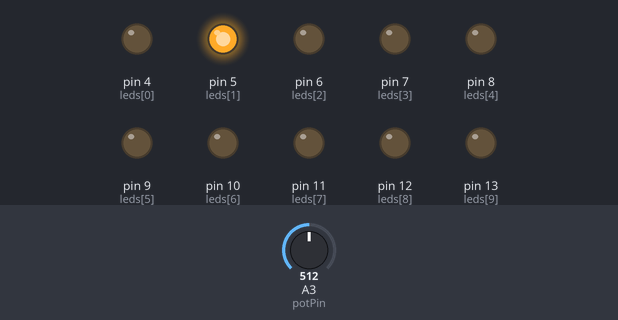
Bench run of a sketch on a simulated Arduino Uno, built with avr-gcc and run on an emulated ATmega328P. Parts: output pins drawn as LEDs (lit = HIGH). Dashed ring = blinking. The test bench sets the inputs (shaded band); at power-on: A3 (potPin) = 512. What the sketch prints to the serial monitor is not drawn.

Above: at 1.2 s.
1.3 s: A3 (potPin) set to 122
At 2.11 s:
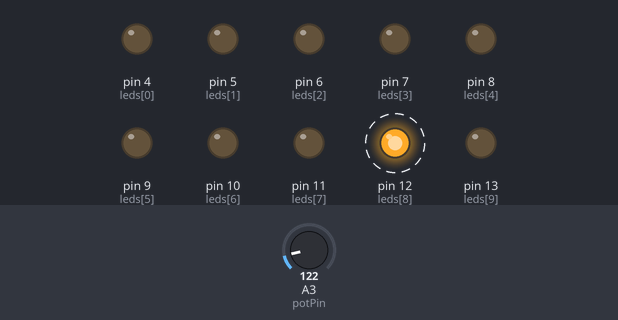
4.3 s: A3 (potPin) set to 0
At 4.34 s:
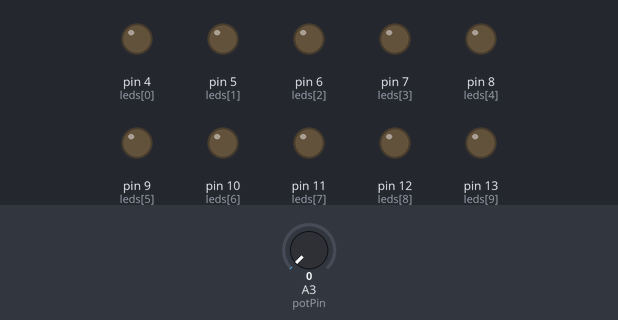
7.3 s: A3 (potPin) set to 3
At 7.69 s:
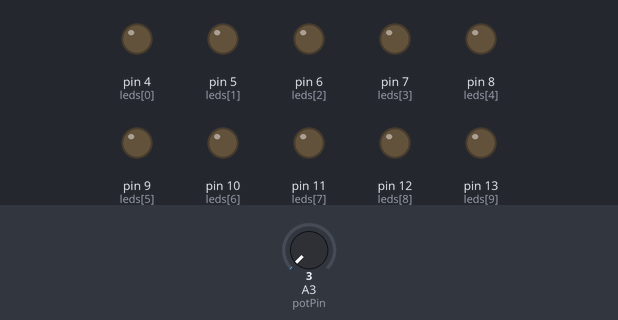
10.3 s: A3 (potPin) set to 20
At 10.75 s:
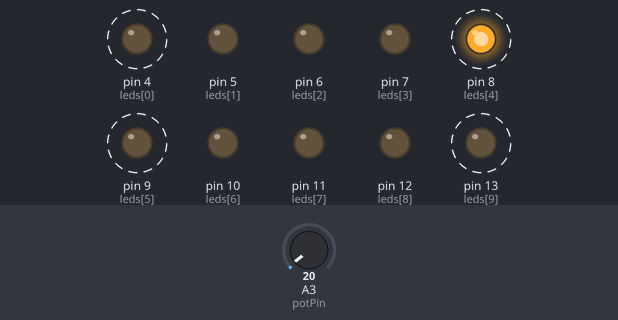
Timing chart, 0 to 14.3 s (numbered marks = the images above; inputs shaded):
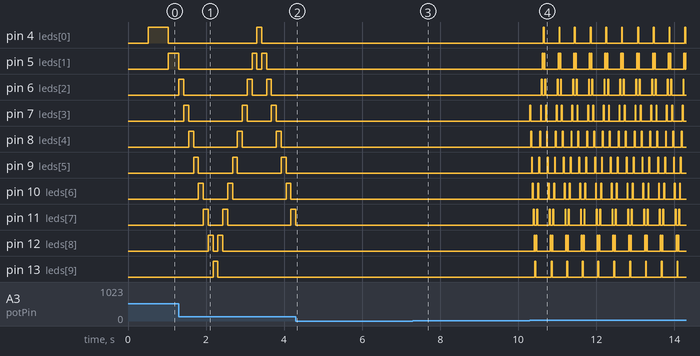

The sketch:

light-effects.ino
```cpp
byte leds[] = {4,5,6,7,8,9,10,11,12,13};
int ledDelay;
int direction = 1;
int currentLed = 0;
int potPin = 3;
unsigned long timeChange;

void setup(){
  for(int x = 0; x < 10; x++){
    pinMode(leds[x],OUTPUT);
  }
  timeChange = millis();
  Serial.begin(9600);
}

void loop(){
  ledDelay = analogRead(potPin);
  Serial.println(analogRead(potPin));

  if((millis() - timeChange) > ledDelay){
    ledChange();
    timeChange = millis();
  }
}

void ledChange(){
  for(int x = 0; x < 10; x++){
    digitalWrite(leds[x], LOW);
  }

  digitalWrite(leds[currentLed],HIGH);
  currentLed += direction;
  if(currentLed == 9){ direction = -1;}
  if(currentLed == 0){ direction = 1;}
}
```

Measured:
- after the input at 1.3 s, pin 4 (leds[0]): LOW → HIGH after 2.0 s, → LOW 0.12 s later; pin 12 (leds[8]): alternates HIGH for 0.12 s and LOW for 0.12 s, 4 changes in all, then stays LOW, starting after 0.75 s; pin 13 (leds[9]): LOW → HIGH after 0.88 s, → LOW 0.12 s later
- after the input at 4.3 s, pin 4 (leds[0]): stays LOW (without the input it goes to HIGH after 1.2 s); pin 5 (leds[1]), pin 6 (leds[2]), pin 7 (leds[3]), pin 8 (leds[4]), pin 9 (leds[5]), pin 10 (leds[6]), pin 12 (leds[8]), pin 13 (leds[9]): stops changing and stays LOW; pin 11 (leds[7]): goes on until 4.3 s, then stays LOW
- after the input at 7.3 s, pin 7 (leds[3]): stays LOW (without the input it goes to HIGH after 1.9 s)
- after the input at 10.3 s, pin 4 (leds[0]): alternates HIGH for 0.02 s and LOW for 0.38 s, starting after 0.34 s; pin 5 (leds[1]): LOW → HIGH after 0.32 s, then repeats every 0.41 s: LOW 0.02 s, HIGH 0.02 s, LOW 0.34 s, HIGH 0.02 s
